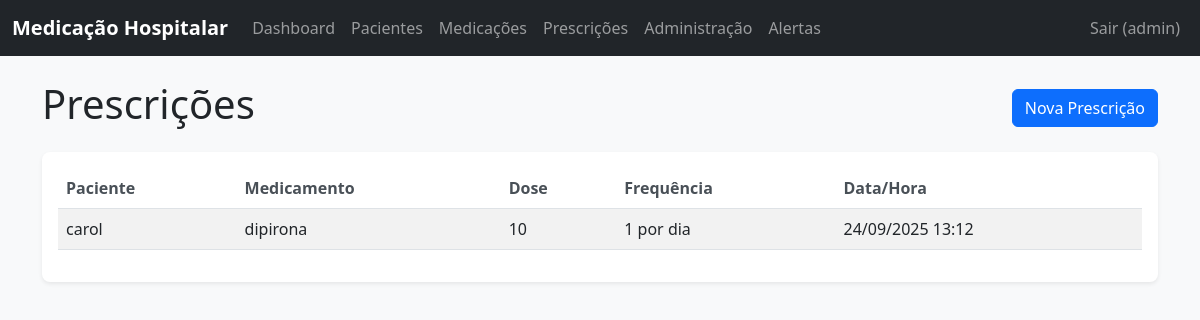
Page /prescricoes/ (signed in) on the committed database.
### core/models.py (models this page shows, shortened)
class Usuario(AbstractUser):
    USERNAME_FIELD = 'username'
    EMAIL_FIELD = 'email'
    TIPO_USUARIO_CHOICES = [
        ('medico', 'Médico'),
        ('enfermeiro', 'Enfermeiro'),
        ('administrador', 'Administrador'),
    ]
    tipo_usuario = models.CharField(max_length=15, choices=TIPO_USUARIO_CHOICES, default='enfermeiro')
    class Meta:
        verbose_name = "Usuário"
        verbose_name_plural = "Usuários"

class Prescricao(models.Model):
    paciente = models.ForeignKey(Paciente, on_delete=models.CASCADE)
    medicamento = models.ForeignKey(Medicamento, on_delete=models.CASCADE)
    data_hora = models.DateTimeField(auto_now_add=True)
    dose = models.CharField(max_length=100)
    frequencia = models.CharField(max_length=100)
    class Meta:
        verbose_name = "Prescrição"
        verbose_name_plural = "Prescrições"

class Paciente(models.Model):
    SEXO_CHOICES = [
        ('M', 'Masculino'),
        ('F', 'Feminino'),
        ('O', 'Outro'),
    ]
    nome = models.CharField(max_length=255)
    data_nascimento = models.DateField()
    sexo = models.CharField(max_length=1, choices=SEXO_CHOICES)
    prontuario = models.CharField(max_length=50, unique=True)
    class Meta:
        verbose_name = "Paciente"
        verbose_name_plural = "Pacientes"

class Medicamento(models.Model):
    nome = models.CharField(max_length=255)
    dosagem = models.CharField(max_length=100)
    via_administracao = models.CharField(max_length=100)
    class Meta:
        verbose_name = "Medicamento"
        verbose_name_plural = "Medicamentos"

### core/views_frontend.py (the view)
# urls.py: path('prescricoes/', PrescricaoListView.as_view(), name='prescricoes'),
class PrescricaoListView(LoginRequiredMixin, ListView):
    model = Prescricao
    template_name = 'core/prescricao_list.html'
    context_object_name = 'prescricoes'

### templates/core/prescricao_list.html (shortened to what this page needs)
{% extends 'base.html' %}
{% load static %}
{% block content %}
<div class="row">
    <div class="col-12">
        <div class="d-flex justify-content-between align-items-center mb-3">
            <h1>Prescrições</h1>
            <a href="{% url 'prescricao_create' %}" class="btn btn-primary">Nova Prescrição</a>
        </div>
    </div>
</div>
<div class="row">
    <div class="col-12">
        <div class="card">
            <div class="card-body">
                {% if prescricoes %}
                    <div class="table-responsive">
                        <table class="table table-striped">
                            <thead>
                                <tr>
                                    <th>Paciente</th>
                                    <th>Medicamento</th>
                                    <th>Dose</th>
                                    <th>Frequência</th>
                                    <th>Data/Hora</th>
                                </tr>
                            </thead>
                            <tbody>
                                {% for prescricao in prescricoes %}
                                    <tr>
                                        <td>{{ prescricao.paciente.nome }}</td>
                                        <td>{{ prescricao.medicamento.nome }}</td>
                                        <td>{{ prescricao.dose }}</td>
                                        <td>{{ prescricao.frequencia }}</td>
                                        <td>{{ prescricao.data_hora|date:"d/m/Y H:i" }}</td>
                                    </tr>
                                {% endfor %}
                            </tbody>
                        </table>
                    </div>
                {% else %}
                    <p class="text-muted">Nenhuma prescrição encontrada.</p>
                {% endif %}
            </div>
        </div>
    </div>
</div>
{% endblock %}

### templates/base.html (shortened to what this page needs)
{% load static %}
<!DOCTYPE html>
<html lang="pt-br">
<head>
    <link href="https://cdn.jsdelivr.net/npm/bootstrap@5.3.0/dist/css/bootstrap.min.css" rel="stylesheet">
    <link rel="stylesheet" href="{% static 'css/style.css' %}">
</head>
<body>
    <nav class="navbar navbar-expand-lg navbar-dark bg-dark">
        <div class="container-fluid">
            <a class="navbar-brand" href="{% url 'dashboard' %}">Medicação Hospitalar</a>
            <div class="collapse navbar-collapse" id="navbarNav">
                <ul class="navbar-nav me-auto mb-2 mb-lg-0">
                    {% if user.is_authenticated %}
                        <li class="nav-item">
                            <a class="nav-link" href="{% url 'dashboard' %}">Dashboard</a>
                        </li>
                        <li class="nav-item">
                            <a class="nav-link" href="{% url 'paciente_list' %}">Pacientes</a>
                        </li>
                        <li class="nav-item">
                            <a class="nav-link" href="{% url 'medicamento_list' %}">Medicações</a>
                        </li>
                        <li class="nav-item">
                            <a class="nav-link" href="{% url 'prescricao_list' %}">Prescrições</a>
                        </li>
                        <li class="nav-item">
                            <a class="nav-link" href="{% url 'administracao_list' %}">Administração</a>
                        </li>
                        <li class="nav-item">
                            <a class="nav-link" href="{% url 'alerta_list' %}">Alertas</a>
                        </li>
                    {% endif %}
                </ul>
                <ul class="navbar-nav">
                    {% if user.is_authenticated %}
                        <li class="nav-item">
                            <a class="nav-link" href="{% url 'logout' %}">Sair ({{ user.username }})</a>
                        </li>
                    {% else %}
                        <li class="nav-item">
                            <a class="nav-link" href="{% url 'login' %}">Login</a>
                        </li>
                    {% endif %}
                </ul>
            </div>
        </div>
    </nav>
    <div class="container mt-4">
        {% block content %}
        {% endblock %}
    </div>
</body>
</html>

### static/css/style.css (style rules this page uses)
body { font-family: 'Segoe UI', Tahoma, Geneva, Verdana, sans-serif; background-color: #f8f9fa; }
.navbar-brand { font-weight: bold; }
.card { border: none; box-shadow: 0 0.125rem 0.25rem rgba(0, 0, 0, 0.075); border-radius: 0.5rem; }
.btn { border-radius: 0.375rem; }
.table th { border-top: none; font-weight: 600; color: #495057; }

### rows in the picture
Usuario: username "admin"
Prescricao: paciente.nome "carol", medicamento.nome "dipirona", dose "10", frequencia "1 por dia", data_hora "24/09/2025 13:12"
